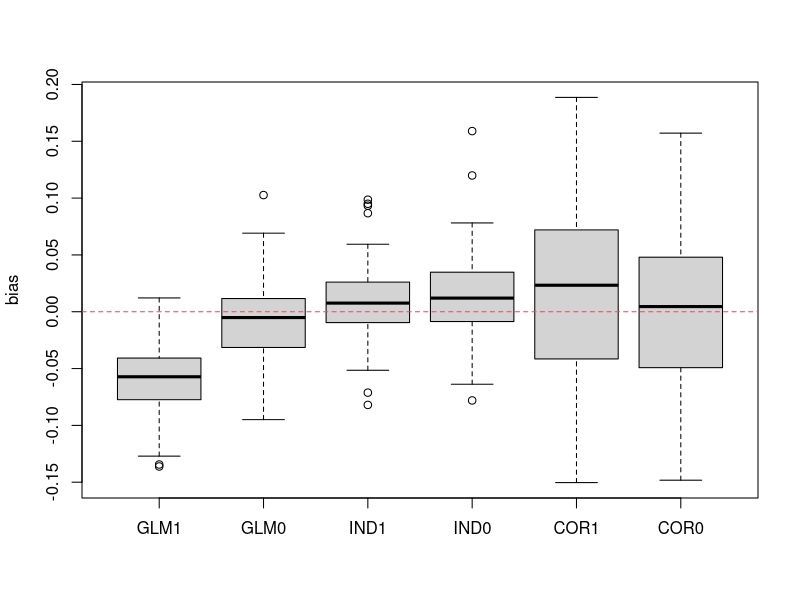

Here is the R script that generated this plot:
# Demo: Non-separable logistic regression
# LK 03/2023

set.seed(2)

library("coin")

# FUNs --------------------------------------------------------------------

gen_dat <- function(n = 1e3, parmD = 0, parmY = c(-0.5, 1), discreteD = TRUE,
                    discreteE = TRUE, normalHDE = FALSE, conditional = FALSE,
                    discreteH = FALSE) {
  E <- if (discreteE) sample(c(-1, 1), n, TRUE) else rnorm(n)
  H <- if (discreteH) sample(c(-1, 1), n, TRUE) else if (normalHDE) rnorm(n)
  else rt(n, df = 5) / 2
  ND <- if (normalHDE) rnorm(n) else rlogis(n)
  NY <- if (normalHDE) rnorm(n) else rlogis(n)
  gD <- parmD * H + ND
  gY <- H + NY

  g2u <- if (normalHDE) \(...) {\(g) pnorm(g, sd = sqrt(2))} else \(g) ecdf(g)
  UD <- g2u(gD)(gD)
  UY <- g2u(gY)(gY)
  D <- if (discreteD) {
    if (conditional) as.numeric(plogis(E + parmD * H) <= ND)
    else as.numeric(plogis(E) <= UD)
  } else {
    pnorm(UD, mean = parmD + E)
  }
  Y <- if (conditional) as.numeric(parmY[1] + D * parmY[2] + H >= NY)
  else as.numeric(plogis(parmY[1] + D * parmY[2]) >= UY)
  data.frame(Y = Y, D = D, E = E, H = H)
}

ind_obj <- \(b, Y, X, E, tstat = "quadratic", trafo = identity) {
  R <- (Y - plogis(X %*% b))
  trafo(statistic(independence_test(R ~ E, teststat = tstat)))
}

cor_obj <- \(b, Y, X, E) {
  R <- (Y - plogis(X %*% b))
  sum(fitted(lm(R ~ E))^2)
}

res <- replicate(5e1, {
  d0 <- gen_dat(parmD = 0)
  d1 <- gen_dat(parmD = 1)

  c(
    GLM1 = mean(coef(glm(Y ~ D, data = d1, family = "binomial")) - c(-0.5, 1)),
    GLM0 = mean(coef(glm(Y ~ D, data = d0, family = "binomial")) - c(-0.5, 1)),
    # ORC1 = mean(coef(glm(Y ~ D + H, data = d1, family = "binomial")) - c(-0.5, 1, 1)),
    # ORC0 = mean(coef(glm(Y ~ D + H, data = d0, family = "binomial")) - c(-0.5, 1, 1)),
    IND1 = mean(optim(c(-0.5, 1), ind_obj, Y = d1$Y, X = cbind(1, d1$D), E = d1$E)$par - c(-0.5, 1)),
    IND0 = mean(optim(c(-0.5, 1), ind_obj, Y = d0$Y, X = cbind(1, d0$D), E = d0$E)$par - c(-0.5, 1)),
    COR1 = mean(optim(c(-0.5, 1), cor_obj, Y = d1$Y, X = cbind(1, d1$D), E = d1$E)$par - c(-0.5, 1)),
    COR0 = mean(optim(c(-0.5, 1), cor_obj, Y = d0$Y, X = cbind(1, d0$D), E = d0$E)$par - c(-0.5, 1))
  )
})

boxplot(t(res), ylab = "bias")
abline(h = 0, lty = 2, col = 2)
